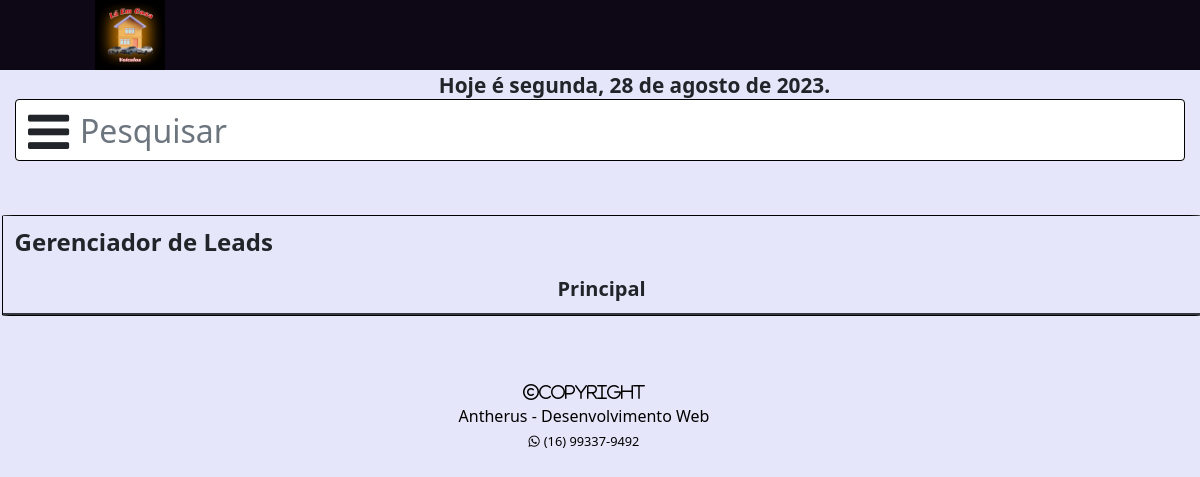
Before: /dashboard/ (signed in) with the older database file.
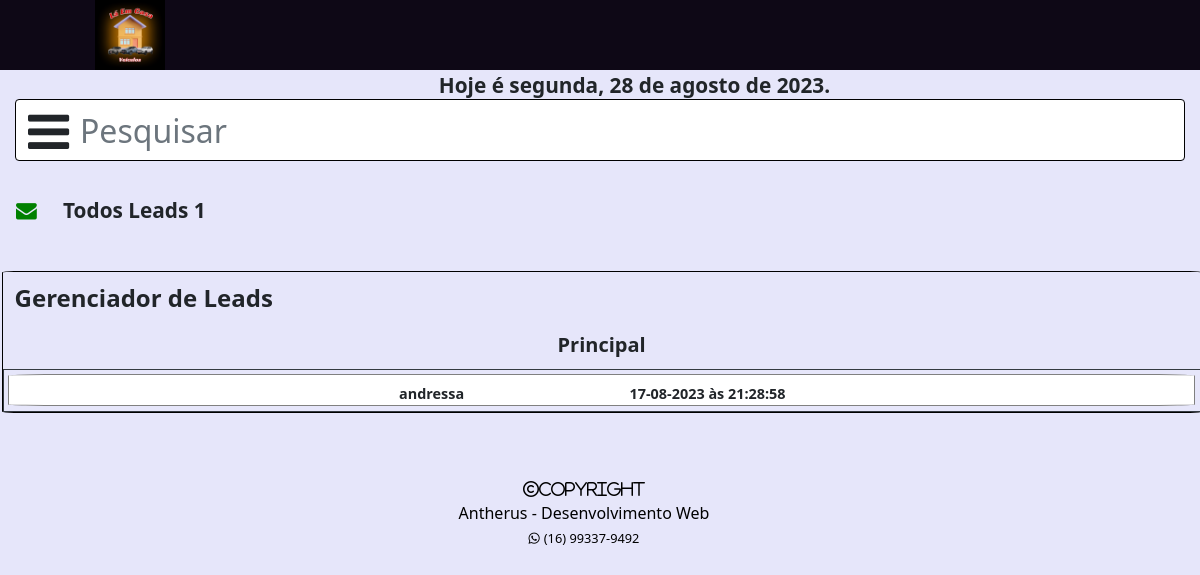
After: the same page with the newer database file.
### lp/models.py (models this page shows, shortened)
class Leads(models.Model):
    nome_leads = models.CharField(max_length=30)
    whatsapp = models.CharField(max_length=13)
    status_aberto = models.CharField(max_length=20)
    status_leads = models.CharField(max_length=8)
    data_recebimento = models.CharField(max_length=50)
    ultimo_user = models.CharField(max_length=30)

### lp/views.py (the view)
# urls.py: path('dashboard/', views.dashboard, name='dashboard'),
@login_required
def dashboard(request):
    leads = Leads.objects.all().order_by('-data_recebimento')
    leads_novos = Leads.objects.filter(status_aberto='fa-envelope')
    leads_abertos = Leads.objects.filter(status_aberto='fa-envelope-open')
    perfil_user = Perfil.objects.last()
    return render(request, 'site/dashboard.html', {'leads': leads,
                                                   'perfil_user': perfil_user,
                                                   'leads_novos': leads_novos,
                                                   'leads_abertos': leads_abertos})

### lp/templates/site/dashboard.html (shortened to what this page needs)
<!DOCTYPE html>
{% load static %}
<html>
<head>
	<link rel="stylesheet" href="https://stackpath.bootstrapcdn.com/bootstrap/4.5.2/css/bootstrap.min.css">
     <link rel="stylesheet" href="fontawesome/css/all.css">
     <link href="https://cdnjs.cloudflare.com/ajax/libs/font-awesome/4.7.0/css/font-awesome.css" rel="stylesheet" />
	 <link rel="stylesheet" type="text/css" href="{% static 'css/estilo-dashboard.css' %}">
</head>
<body >
	<div class="container-fluid ">
		<header id="header">
			<img src="{% static 'img/logo-marca-5.png' %}" id="img-logo">
		</header>
		<div id="header-dashboard" class="text-center">
				<div id="data-hora-header" ></div>
		</div>
			<nav id="navegacao">
				<div id="pesquisa">
						<form method="GET" class="" id="form-pesquisa">
								<i class="fa fa-bars menu-hamburguer-closed btn" data-toggle="collapse" data-target="#menu-deslizante" id="menu-hamburguer" aria-hidden="true"></i>
								<input type="text" name="barra-pesquisa" id="barra-pesquisa" class="barra-pesquisa-closed form-control" placeholder="Pesquisar">
						</form>
				</div>
					<div id="menu" class="mt-3">
						{% if leads%}
						<div class="btn  btn-menu " id="todos-leads" >
							<i class="fa fa-envelope  leads-novo" ></i>
							<span class="text-btn-menu">Todos Leads</span>
							<span class="qtde-leads-btn-menu">{{leads|length}}</span>
						</div>
						{% endif %}
					</div>
				</div>
		<div id="dashboard">
				<h4 id="header-leads-board" class="text-left m-1 p-2">Gerenciador de Leads</h4>
				<h5 id="sub-header-leads-board" class="text-center m-1 p-2">Principal</h5>
			<div id="leads-board" class="border border-dark">
				{% for leads in leads %}
				<div class=" leads" id="leads-{{leads.pk}}" data-target="#leadsModal-{{leads.pk}}"    >
					<div id="envelope">
					</div>
					<div id="remetente">{{leads.nome_leads|slice:':30'}}</div>
					<div id="data-horario" class="text-left">{{leads.data_recebimento|slice:"8:10"}}-{{leads.data_recebimento|slice:"5:7"}}-{{leads.data_recebimento|slice:"0:4"}} às{{leads.data_recebimento|slice:"10:19"}}</div>
				</div>
				{% endfor %}
			</div>
		</div>
		<footer >
			<i class="fa fa-copyright text-center" aria-hidden="true">Copyright</i>
			<div>Antherus - Desenvolvimento Web</div>
			<small><i class="fa fa-whatsapp mr-1" aria-hidden="true"></i><span>(16) 99337-9492</span></small>
		</footer>
</body>
</html>

### lp/static/css/estilo-dashboard.css (style rules this page uses)
* { margin: 0; padding: 0; box-sizing: border-box; }
@media (min-width: 1025.00px) and (max-width:  1440.98px) { body { margin: 0 ; padding: 0; overflow-x: hidden; font-family:Noto Sans, sans-serif; background: lavender; min-height: 2000px; } }
@media (min-width: 1025.00px) and (max-width:  1440.98px) { html { overflow-x: hidden; } }
@media (min-width: 1025.00px) and (max-width:  1440.98px) { .container-fluid { max-width:100%; } }
@media (min-width: 1025.00px) and (max-width:  1440.98px) { #header { width:120%; background: #0E0816; position: relative; left:-5em; } }
@media (min-width: 1025.00px) and (max-width:  1440.98px) { #img-logo { max-width:300px; max-height: 70px; position: relative; left:10em; } }
@media (min-width: 1025.00px) and (max-width:  1440.98px) { #data-hora-header { max-width: 420px; position: relative; left:35%; font-size: 1.3em; font-weight: 600; } }
@media (min-width: 1025.00px) and (max-width:  1440.98px) { #navegacao { width: 100%; position: relative; left:0em; } }
@media (min-width: 1025.00px) and (max-width:  1440.98px) { #pesquisa { max-height: 50px; } }
@media (min-width: 1025.00px) and (max-width:  1440.98px) { #barra-pesquisa { min-width: 100%; padding-left:2em; position: relative; left:0; top:-2em; min-height: 50px; z-index: 0; font-size: 2em; } }
@media (min-width: 1025.00px) and (max-width:  1440.98px) { .form-control { border:1px solid black; } }
@media (min-width: 1025.00px) and (max-width:  1440.98px) { #menu-hamburguer { position: relative; top: 0em; left: 0em; font-size: 3em; z-index: 1; } }
@media (min-width: 1025.00px) and (max-width:  1440.98px) { #menu { padding-top:1em; padding-bottom:1em; } }
@media (min-width: 1025.00px) and (max-width:  1440.98px) { .btn-menu { min-width: 400px; position: relative; left: -1em; line-height: 2em; border-radius: 0px 40px 40px 0px; text-align: left; padding-left: 1em; font-weight: 700; font-size: 1.3em; } }
@media (min-width: 1025.00px) and (max-width:  1440.98px) { .text-btn-menu { position: relative; left:1em; } }
@media (min-width: 1025.00px) and (max-width:  1440.98px) { .qtde-leads-btn-menu { position: relative; left:1em; } }
@media (min-width: 1025.00px) and (max-width:  1440.98px) { #dashboard { border:1px solid black; border-radius:1%; min-width: 65%; position: relative; top: 1em; left: 0.1em; } }
@media (min-width: 1025.00px) and (max-width:  1440.98px) { #leads-board { overflow-x: scroll; max-height: 500px; } }
@media (min-width: 1025.00px) and (max-width:  1440.98px) { #header-leads-board { font-weight: 800; } }
@media (min-width: 1025.00px) and (max-width:  1440.98px) { #sub-header-leads-board { font-weight: 700; } }
@media (min-width: 1025.00px) and (max-width:  1440.98px) { .leads { background: white; max-width: 100%; max-height: 2em; position: relative; left: 0em; margin: 0.3em; border:1px solid gray; border-radius: 5%; padding-left:25%; } }
@media (min-width: 1025.00px) and (max-width:  1440.98px) { .leads-novo { color: green; } }
@media (min-width: 1025.00px) and (max-width:  1440.98px) { #envelope { position: relative; top:0em; left: 1.5em; border-radius: 5%; font-size: 1.2em; } }
@media (min-width: 1025.00px) and (max-width:  1440.98px) { #remetente { max-width: 180px; position: relative; top:-1.5em; left:6em; padding-left: 0.3em; font-size: 0.9em; white-space: nowrap; font-weight: 700; } }
@media (min-width: 1025.00px) and (max-width:  1440.98px) { #data-horario { max-width: 140px; position: relative; top:-3em; left:22em; padding-left: 0.3em; font-size: 0.9em; white-space: nowrap; font-weight: 700; } }
@media (min-width: 1025.00px) and (max-width:  1440.98px) { footer { position: relative; left:-1em; top:5em; text-align: center; color:black; } }

Changed rows visible on the page:
added Leads: nome_leads "andressa", data_recebimento "17", data_recebimento "08", data_recebimento "2023", data_recebimento "21:28:58"
Other visible differences:
{{ leads|length }}: (not shown) → "1"
text now shown: "Todos Leads"
